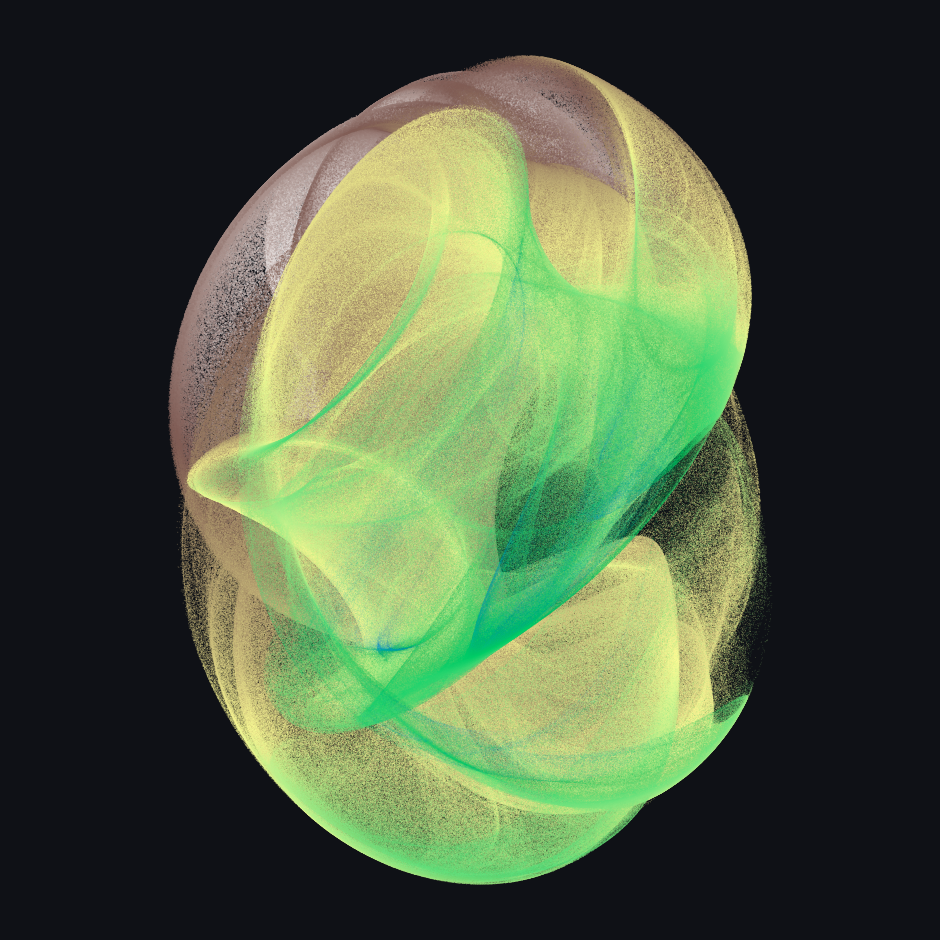

This figure's Python source:
import numpy as np
import matplotlib.pyplot as plt

class Clifford_C_Cloud:
  def __init__(self,
    a=-1.5, b=1.7, c=1.8, d=0.6, p=0.5, q=0.4, r=1.1, s=0.9,
    num_points=10_000_000,
    noise_std=0.001,
  ):
    self.a = a
    self.b = b
    self.c = c
    self.d = d
    self.p = p
    self.q = q
    self.r = r
    self.s = s
    self.num_points = num_points
    self.noise_std = noise_std

  def generate(self):
    x = np.zeros(self.num_points, dtype=np.float32)
    y = np.zeros(self.num_points, dtype=np.float32)
    z = np.zeros(self.num_points, dtype=np.float32)

    for i in range(1, self.num_points):
      x0, y0, z0 = x[i-1], y[i-1], z[i-1]
      x[i] = (
        np.sin(self.a * y0)
        + self.c * np.cos(self.a * x0)
        + self.p * np.sin(self.a * z0)
        + np.random.normal(0, self.noise_std)
      )
      y[i] = (
        np.sin(self.b * x0)
        + self.d * np.cos(self.b * y0)
        + self.q * np.cos(self.b * z0)
        + np.random.normal(0, self.noise_std)
      )
      z[i] = (
        np.sin(self.r * x0)
        - np.cos(self.r * y0)
        + self.s * np.sin(self.r * z0)
        + np.random.normal(0, self.noise_std)
      )

    return x[1000:], y[1000:], z[1000:]

  def rotate_points(self, x, y, z, yaw=0, pitch=0, roll=0):
    """
    Rotate 3D points by yaw, pitch, roll (in radians).
    Yaw: rotation around Z axis
    Pitch: rotation around Y axis
    Roll: rotation around X axis
    """
    # Rotation matrices
    Rz = np.array([
      [np.cos(yaw), -np.sin(yaw), 0],
      [np.sin(yaw),  np.cos(yaw), 0],
      [0,            0,           1]
    ])
    Ry = np.array([
      [np.cos(pitch), 0, np.sin(pitch)],
      [0, 1, 0],
      [-np.sin(pitch), 0, np.cos(pitch)]
    ])
    Rx = np.array([
      [1, 0, 0],
      [0, np.cos(roll), -np.sin(roll)],
      [0, np.sin(roll),  np.cos(roll)]
    ])

    R = Rz @ Ry @ Rx
    pts = np.vstack((x, y, z))
    rotated = R @ pts
    return rotated[0], rotated[1], rotated[2]

  def project_and_render(self,
    save_path_prefix='ccc', yaw=0, pitch=0, roll=0):

    x, y, z = self.generate()
    x, y, z = self.rotate_points(x, y, z, yaw, pitch, roll)

    # perspective projection
    fov = 100
    cam_offset = 60
    z_proj = z + cam_offset
    x_proj = fov * x / z_proj
    y_proj = fov * y / z_proj
    x_proj = -x_proj

    # painter’s algorithm
    sort_idx = np.argsort(z_proj)
    x_proj = x_proj[sort_idx]
    y_proj = y_proj[sort_idx]
    z_depth = z_proj[sort_idx]

    # normalize and style
    z_norm = (z_depth - z_depth.min()) / (z_depth.max() - z_depth.min())
    sizes = 0.15 + 1.2 * (1 - z_norm)**2
    alphas = 0.03 + 0.6 * (1 - z_norm)

    """
    https://matplotlib.org/stable/users/explain/colors/colormaps.html

    terrain_r, copper_r, PiYG,
    Spectral, BrBG, gist_stern,
    cubehelix, ocean, managua,
    etc.
    """
    colors = plt.cm.terrain_r(z_norm)
    colors[:, -1] = alphas

    fig = plt.figure(figsize=(10, 10), facecolor="#0F1116")
    ax = fig.add_subplot(111, facecolor="#0F1116")
    ax.scatter(x_proj, y_proj, s=sizes, c=colors, edgecolors='none')
    ax.axis("off")
    ax.set_aspect("equal", adjustable="box")
    plt.tight_layout()
    plt.savefig(f"{save_path_prefix}.png", format="png", dpi=94) # keep below 1mb
    plt.savefig(f"{save_path_prefix}-m.png", format="png", dpi=300) # higher quality
    plt.close()

Clifford_C_Cloud().project_and_render(yaw=np.radians(90), pitch=np.radians(45), roll=np.radians(10))
